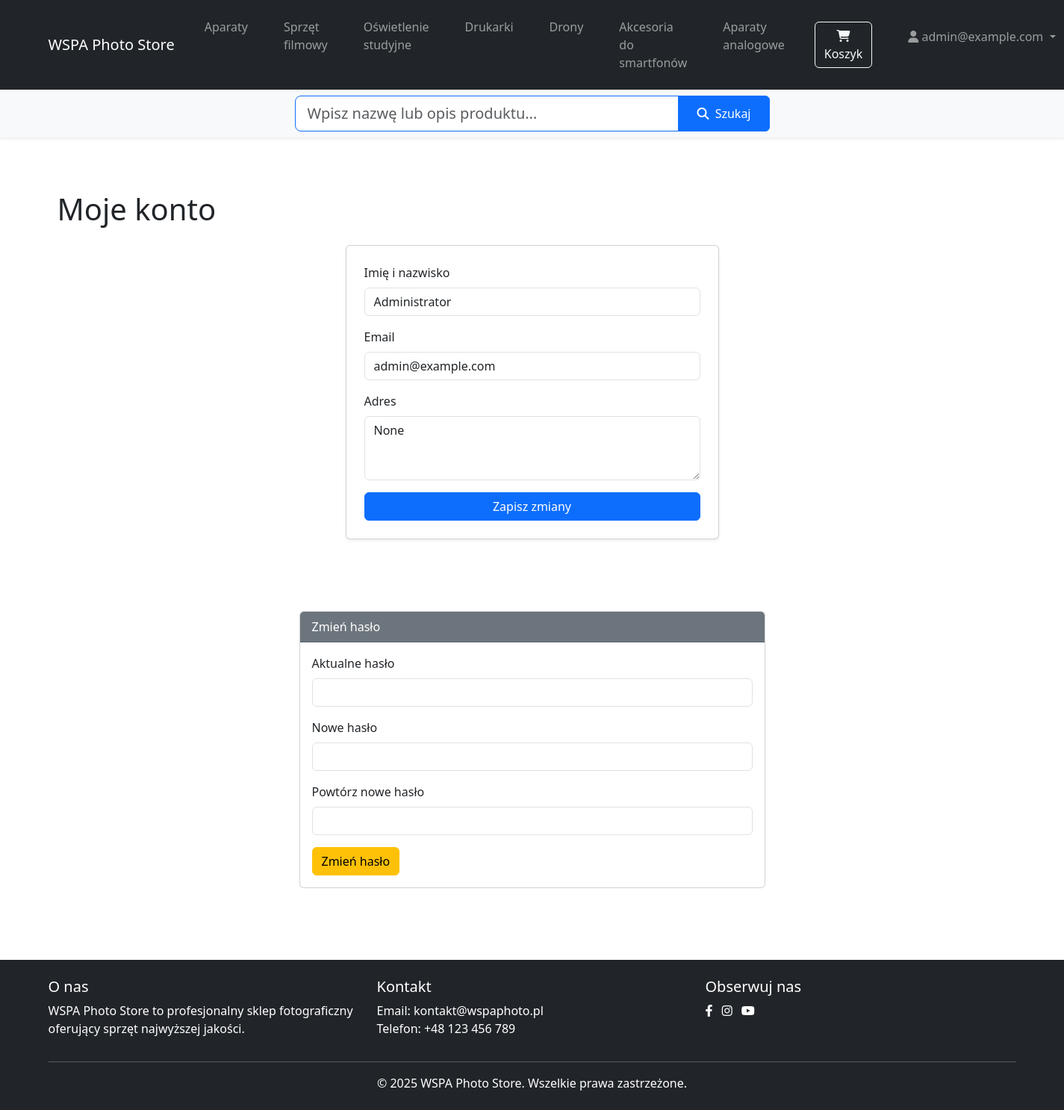
/account (signed in), run on the app's committed database.
### tables this page shows
CREATE TABLE categories (
        id INTEGER PRIMARY KEY AUTOINCREMENT,
        name TEXT NOT NULL UNIQUE,
        slug TEXT NOT NULL UNIQUE
    );

CREATE TABLE users (
        id INTEGER PRIMARY KEY AUTOINCREMENT,
        email TEXT NOT NULL UNIQUE,
        password_hash TEXT NOT NULL,
        full_name TEXT,
        address TEXT,
        is_admin BOOLEAN NOT NULL DEFAULT 0
    );

### app.py (the view, shortened to what this page needs)
@app.route('/account', methods=['GET', 'POST'])
def account():
    from werkzeug.security import check_password_hash, generate_password_hash
    if 'user_id' not in session:
        flash('Musisz być zalogowany, aby zobaczyć swoje konto.', 'danger')
        return redirect(url_for('login'))
    user = database.get_user_by_id(session['user_id'])
    return render_template('account.html', user=user)

### app.py (called while the page is built)
@app.context_processor
def inject_template_vars():
    return {
        'get_categories_for_nav': lambda: database.get_categories(),
        'now': datetime.now()
    }

### database.py (called while the page is built)
@contextmanager
def get_db():
    db = sqlite3.connect(DATABASE)
    db.row_factory = sqlite3.Row
    try:
        yield db
    finally:
        db.close()

def get_categories():
    with get_db() as db:
        categories = db.execute('SELECT * FROM categories').fetchall()
        return [dict(category) for category in categories]

def get_user_by_id(user_id):
    with get_db() as db:
        row = db.execute('SELECT * FROM users WHERE id = ?', (user_id,)).fetchone()
        return dict(row) if row else None

### templates/account.html (shortened to what this page needs)
{% extends 'base.html' %}
{% block content %}
<div class="container py-5">
    <h1 class="mb-4">Moje konto</h1>
    <form method="post" class="card p-4 shadow-sm" style="max-width: 500px; margin: auto;">
        <div class="mb-3">
            <label for="full_name" class="form-label">Imię i nazwisko</label>
            <input type="text" class="form-control" id="full_name" name="full_name" required value="{{ user.full_name }}">
        </div>
        <div class="mb-3">
            <label for="email" class="form-label">Email</label>
            <input type="email" class="form-control" id="email" name="email" required value="{{ user.email }}">
        </div>
        <div class="mb-3">
            <label for="address" class="form-label">Adres</label>
            <textarea class="form-control" id="address" name="address" rows="3">{{ user.address }}</textarea>
        </div>
        <button type="submit" class="btn btn-primary">Zapisz zmiany</button>
    </form>
</div>
<div class="container py-4">
    <div class="row justify-content-center">
        <div class="col-md-6">
            <div class="card mt-4">
                <div class="card-header bg-secondary text-white">Zmień hasło</div>
                <div class="card-body">
                    <form method="post" action="{{ url_for('account') }}">
                        <div class="mb-3">
                            <label for="current_password" class="form-label">Aktualne hasło</label>
                            <input type="password" class="form-control" id="current_password" name="current_password" required>
                        </div>
                        <div class="mb-3">
                            <label for="new_password" class="form-label">Nowe hasło</label>
                            <input type="password" class="form-control" id="new_password" name="new_password" required minlength="6">
                        </div>
                        <div class="mb-3">
                            <label for="confirm_password" class="form-label">Powtórz nowe hasło</label>
                            <input type="password" class="form-control" id="confirm_password" name="confirm_password" required minlength="6">
                        </div>
                        <button type="submit" class="btn btn-warning">Zmień hasło</button>
                    </form>
                </div>
            </div>
        </div>
    </div>
</div>
{% endblock %}

### templates/base.html (shortened to what this page needs)
<!DOCTYPE html>
<html lang="pl">
<head>
    <link rel="stylesheet" href="{{ url_for('static', filename='css/style.css') }}">
    <link href="https://cdn.jsdelivr.net/npm/bootstrap@5.3.0/dist/css/bootstrap.min.css" rel="stylesheet">
    <link rel="stylesheet" href="https://cdnjs.cloudflare.com/ajax/libs/font-awesome/6.4.0/css/all.min.css">
</head>
<body>
    <header>
        <nav class="navbar navbar-expand-lg navbar-dark bg-dark">
            <div class="container">
                <a class="navbar-brand" href="{{ url_for('home') }}">WSPA Photo Store</a>
                <div class="collapse navbar-collapse" id="navbarNav">
                    <ul class="navbar-nav me-auto">
                        {% for category in get_categories_for_nav() %}
                        <li class="nav-item">
                            <a class="nav-link" href="{{ url_for('category_page', category=category.slug) }}">
                                {{ category.name }}
                            </a>
                        </li>
                        {% endfor %}
                    </ul>
                    <ul class="navbar-nav ms-auto">
                        <li class="nav-item me-2">
                            <a href="{{ url_for('view_cart') }}" class="btn btn-outline-light position-relative">
                                <i class="fas fa-shopping-cart"></i> Koszyk
                            </a>
                        </li>
                        {% if 'user_id' in session %}
                            <li class="nav-item dropdown">
                                <a class="nav-link dropdown-toggle" href="#" id="navbarDropdown" role="button" data-bs-toggle="dropdown" aria-expanded="false">
                                    <i class="fas fa-user"></i> {{ session.user_email }}
                                </a>
                            </li>
                        {% endif %}
                    </ul>
                </div>
            </div>
        </nav>
        <div class="bg-light py-2 shadow-sm">
            <div class="container">
                <div class="row justify-content-center">
                    <div class="col-12 col-md-8 col-lg-6">
                        <form action="{{ url_for('search') }}" method="get" class="mb-0">
                            <div class="input-group">
                                <input class="form-control form-control-lg border-primary"
                                       type="search"
                                       name="q"
                                       placeholder="Wpisz nazwę lub opis produktu..."
                                       aria-label="Szukaj produktów"
                                       required>
                                <button class="btn btn-primary px-4" type="submit">
                                    <i class="fas fa-search me-1"></i> Szukaj
                                </button>
                            </div>
                        </form>
                    </div>
                </div>
            </div>
        </div>
    </header>
    <main class="py-4">
        <div class="container">
            {% block content %}{% endblock %}
        </div>
    </main>
    <footer class="bg-dark text-white py-4 mt-5">
        <div class="container">
            <div class="row">
                <div class="col-md-4">
                    <h5>O nas</h5>
                    <p>WSPA Photo Store to profesjonalny sklep fotograficzny oferujący sprzęt najwyższej jakości.</p>
                </div>
                <div class="col-md-4">
                    <h5>Kontakt</h5>
                    <p>Email: kontakt@wspaphoto.pl<br>Telefon: +48 123 456 789</p>
                </div>
                <div class="col-md-4">
                    <h5>Obserwuj nas</h5>
                    <div class="social-links">
                        <a href="#" class="text-white me-2"><i class="fab fa-facebook-f"></i></a>
                        <a href="#" class="text-white me-2"><i class="fab fa-instagram"></i></a>
                        <a href="#" class="text-white me-2"><i class="fab fa-youtube"></i></a>
                    </div>
                </div>
            </div>
            <hr class="bg-light">
            <div class="text-center">
                <p class="mb-0">&copy; {{ now.year }} WSPA Photo Store. Wszelkie prawa zastrzeżone.</p>
            </div>
        </div>
    </footer>
</body>
</html>

### static/css/style.css (style rules this page uses)
body { margin: 0; padding: 0; font-family: Arial, sans-serif; }
.nav-item { color: #2c3e50; text-decoration: none; padding: 0.5rem 1rem; border-radius: 6px; transition: background-color 0.2s; }

### data on the page
categories: name "Aparaty"
categories: name "Sprzęt filmowy"
categories: name "Oświetlenie studyjne"
categories: name "Drukarki"
categories: name "Drony"
categories: name "Akcesoria do smartfonów"
categories: name "Aparaty analogowe"
users: user_email "admin@example.com", full_name "Administrator", email "admin@example.com"
